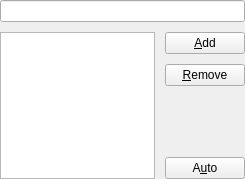
<?xml version="1.0" encoding="UTF-8"?>
<ui version="4.0">
 <class>KeywordWidgetBase</class>
 <widget class="QWidget" name="KeywordWidgetBase">
  <property name="geometry">
   <rect>
    <x>0</x>
    <y>0</y>
    <width>245</width>
    <height>179</height>
   </rect>
  </property>
  <property name="windowTitle">
   <string>Keywords</string>
  </property>
  <layout class="QGridLayout">
   <property name="margin">
    <number>0</number>
   </property>
   <property name="spacing">
    <number>10</number>
   </property>
   <item row="0" column="0" colspan="2">
    <widget class="QLineEdit" name="edKeyword"/>
   </item>
   <item row="2" column="1">
    <widget class="QPushButton" name="btRemove">
     <property name="text">
      <string>&amp;Remove</string>
     </property>
    </widget>
   </item>
   <item row="3" column="1">
    <spacer name="Spacer40_2">
     <property name="orientation">
      <enum>Qt::Vertical</enum>
     </property>
     <property name="sizeType">
      <enum>QSizePolicy::Expanding</enum>
     </property>
     <property name="sizeHint" stdset="0">
      <size>
       <width>0</width>
       <height>0</height>
      </size>
     </property>
    </spacer>
   </item>
   <item row="1" column="1">
    <widget class="QPushButton" name="btAdd">
     <property name="text">
      <string>&amp;Add</string>
     </property>
     <property name="autoDefault">
      <bool>true</bool>
     </property>
    </widget>
   </item>
   <item row="4" column="1">
    <widget class="QPushButton" name="btAuto">
     <property name="toolTip">
      <string>auto-generate keywords</string>
     </property>
     <property name="whatsThis">
      <string>&lt;b&gt;Auto-Generate Keywords&lt;/b&gt;&lt;br&gt;
Create a list of keywords by going through all present file information and merge it with the current list of keywords.</string>
     </property>
     <property name="text">
      <string>A&amp;uto</string>
     </property>
    </widget>
   </item>
   <item row="1" column="0" rowspan="4">
    <widget class="KListWidget" name="lstKeywords">
     <property name="minimumSize">
      <size>
       <width>150</width>
       <height>100</height>
      </size>
     </property>
     <property name="toolTip">
      <string>List of keywords.</string>
     </property>
    </widget>
   </item>
  </layout>
 </widget>
 <layoutdefault spacing="10" margin="10"/>
 <customwidgets>
  <customwidget>
   <class>KListWidget</class>
   <extends>QListWidget</extends>
   <header>klistwidget.h</header>
  </customwidget>
 </customwidgets>
 <tabstops>
  <tabstop>edKeyword</tabstop>
  <tabstop>lstKeywords</tabstop>
  <tabstop>btAdd</tabstop>
  <tabstop>btRemove</tabstop>
  <tabstop>btAuto</tabstop>
 </tabstops>
 <resources/>
 <connections/>
</ui>
